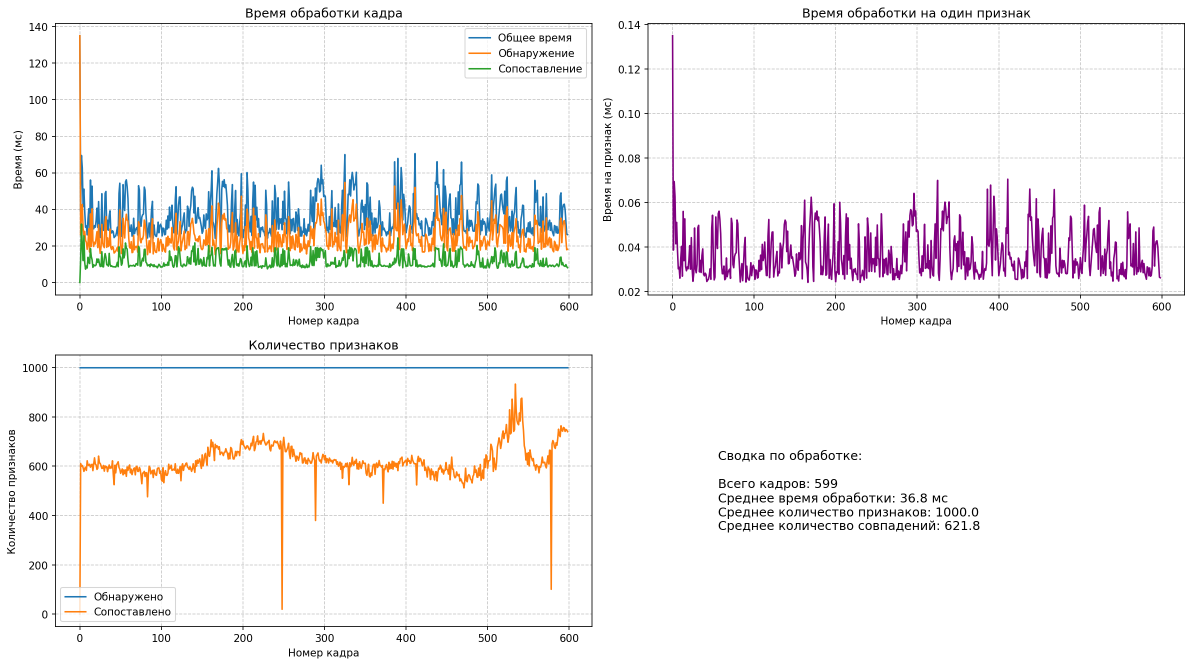
//> input picture analysis.png, 2384 x 1331 px, given in place of 20180305_1337_Cam_1_07_00 Part.mp4, which was not available (shown at 1/2 size)
$ ./main   (built with g++ and OpenCV 4)
//> lines starting //> are read from the running program, lines starting //| are printed output that depends on the picture; after the words box and inside, x2 and y2 are one past the last pixel; in counts of white or black regions, pixels touching at a corner belong together; pictures that were not available may be replaced by others from this repository, and a replacement may not be noted
#include "opencv2/core/core.hpp"
#include "opencv2/highgui/highgui.hpp"
#include "opencv2/imgproc/imgproc.hpp"
#include "opencv2/video/video.hpp"
#include "opencv2/videoio/videoio.hpp"
#include "opencv2/objdetect/detection_based_tracker.hpp"

#include <iostream>
#include <fstream>
#include <chrono>
#include <vector>
#include <map>
#include <algorithm>
#include <cmath>

using namespace std;
using namespace cv;
using namespace std::chrono;

string GLOBAL_RESULTS_PATH = "C:/Users/ilyah/Desktop/MGY/IS_RTK/result_4/";

#pragma region Function
double computeMedian(Mat channel) {
    double median = 0.0;
    vector<uchar> pixels;
    pixels.assign(channel.datastart, channel.dataend);
    sort(pixels.begin(), pixels.end());

    if (pixels.size() % 2 == 0) {
        median = (pixels[pixels.size() / 2 - 1] + pixels[pixels.size() / 2]) / 2.0;
    }
    else {
        median = pixels[pixels.size() / 2];
    }

    return median;
}
Mat adaptiveCanny(const Mat& gray, double sigma1 = 0.1, double sigma2 = 0.3) {
    // Вычисляем пороги для двух разных сигм
    double v = computeMedian(gray);

    int lower1 = static_cast<int>(max(0.0, (1.0 - sigma1) * v));
    int upper1 = static_cast<int>(min(255.0, (1.0 + sigma1) * v));

    int lower2 = static_cast<int>(max(0.0, (1.0 - sigma2) * v));
    int upper2 = static_cast<int>(min(255.0, (1.0 + sigma2) * v));

    Mat edges1, edges2;
    Canny(gray, edges1, lower1, upper1);
    Canny(gray, edges2, lower2, upper2);

    // Объединяем результаты
    Mat edges = edges1 | edges2;

    return edges;
}
#pragma endregion

#pragma region Tasks
void New_Task_4(bool isWrite = true, bool isView = false, bool isFirst = true, bool isContours = true) {
//> called with isWrite = true, isView = false, isFirst = false, isContours = true
    // Открываем видеофайл
    VideoCapture cap;
    string videoPath;
    if (isFirst) videoPath = "C:/Users/ilyah/Desktop/MGY/IS_RTK/Video/20191119_1241_Cam_1_16_00.mp4";
    else videoPath = "C:/Users/ilyah/Desktop/MGY/IS_RTK/Video/20180305_1337_Cam_1_07_00 Part.mp4";
    cap.open(videoPath);
    if (!cap.isOpened()) {
        cerr << "Ошибка: не удалось открыть видеофайл: " << videoPath << endl;
        return;
    }

    // Получаем параметры видео
    int width = static_cast<int>(cap.get(CAP_PROP_FRAME_WIDTH));
    int height = static_cast<int>(cap.get(CAP_PROP_FRAME_HEIGHT));
    double fps = cap.get(CAP_PROP_FPS);
    int totalFrames = static_cast<int>(cap.get(CAP_PROP_FRAME_COUNT));

    cout << "Видео: " << videoPath << endl;
    cout << "Размер: " << width << "x" << height << ", FPS: " << fps << endl;

    // Создаем объекты для записи видео
    VideoWriter writer_result;
    VideoWriter writer_result2;
    string baseName = "lab4" + string(isFirst ? "_1" : "_2") + string(isContours ? "_contours" : "_pixels");

    if (isWrite) {
        writer_result.open(GLOBAL_RESULTS_PATH + baseName + "_result.avi",
            VideoWriter::fourcc('M', 'J', 'P', 'G'),
            fps,
            Size(640, 480));
        if (!writer_result.isOpened()) {
            cerr << "Ошибка: не удалось создать видеофайл для векторного представления." << endl;
            return;
        }
        writer_result2.open(GLOBAL_RESULTS_PATH + baseName + "_result2.avi",
            VideoWriter::fourcc('M', 'J', 'P', 'G'),
            fps,
            Size(640, 480));
        if (!writer_result2.isOpened()) {
            cerr << "Ошибка: не удалось создать видеофайл для векторного представления." << endl;
            return;
        }
    }

    // Создаем окно для отображения
    const string winName = "Detect_object";
    const string winName2 = "Mask_object";
    if (isView) {
        namedWindow(winName, WINDOW_NORMAL);
        resizeWindow(winName, min(1200, width), min(1000, height));
        namedWindow(winName2, WINDOW_NORMAL);
        resizeWindow(winName2, min(1200, width), min(1000, height));
    }

    // Переменные для обработки
    int frameNum = 0;
    Mat frame, frameSmall, segmented, gray, edges, contoursOverlay;

    vector<double> processingTimes;

    // Создаем файл статистики
    ofstream statsFile(GLOBAL_RESULTS_PATH + baseName + "_stats.txt");
    if (!statsFile.is_open()) {
        cerr << "Ошибка: не удалось создать файл статистики" << endl;
        return;
    }

    // Записываем заголовок в файл статистики
    statsFile << "Frame ProcessingTime(ms)" << endl;

    cout << "Начало обработки кадров..." << endl;

    // Основной цикл обработки видео
    while (true) {
        cap >> frame;
//> frame is the input picture: 1331 rows x 2384 cols, CV_8UC3; mean B, G, R 242.3, 242, 244.6
        if (frame.empty()) {
            break;
        }
        cv::resize(frame, frameSmall, Size(640, 480), 0, 0, cv::INTER_LINEAR);
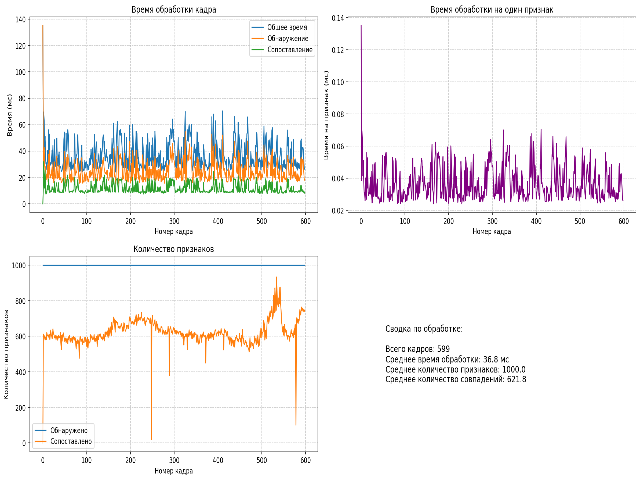
//> frameSmall: 480 rows x 640 cols, CV_8UC3; mean B, G, R 243, 242.6, 245.2
        auto start = chrono::high_resolution_clock::now();

        // 1. Применить MeanShift
        pyrMeanShiftFiltering(frameSmall, segmented, 8, 12, 1);

        // 3. Преобразовать в оттенки серого и применить Canny
        cvtColor(segmented, gray, COLOR_BGR2GRAY);
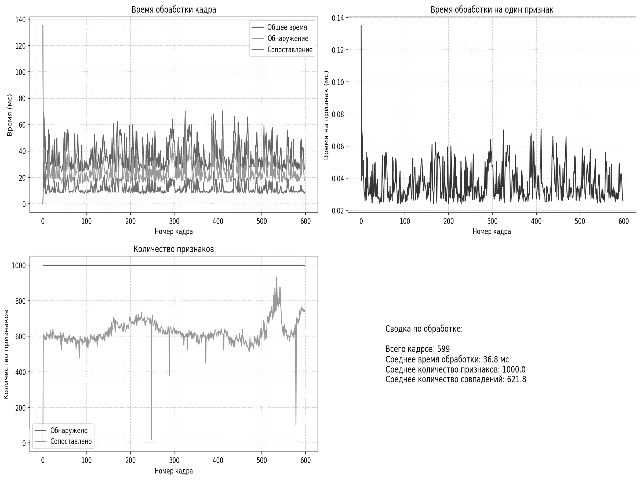
//> gray: 480 rows x 640 cols, CV_8UC1; min 0, max 255, mean 243.4
        edges = adaptiveCanny(gray);
//> in computeMedian, `pixels.assign(channel.datastart, channel.dataend);`: pixels = 307200 items
//> in computeMedian, `median = (pixels[pixels.size() / 2 - 1] + pixels[pixels.size() / 2]) /..`: median = 255
//> in adaptiveCanny, `int lower1 = static_cast<int>(max(0.0, (1.0 - sigma1) * v));`: lower1 = 229
//> in adaptiveCanny, `int upper1 = static_cast<int>(min(255.0, (1.0 + sigma1) * v));`: upper1 = 255
//> in adaptiveCanny, `int lower2 = static_cast<int>(max(0.0, (1.0 - sigma2) * v));`: lower2 = 178
//> in adaptiveCanny, `int upper2 = static_cast<int>(min(255.0, (1.0 + sigma2) * v));`: upper2 = 255
//> in adaptiveCanny, `Canny(gray, edges1, lower1, upper1);`:
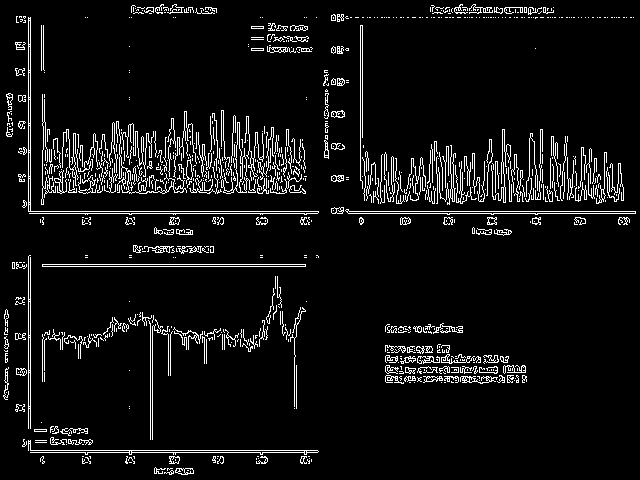
//> edges1: 480 rows x 640 cols, CV_8UC1; 6.7% white in thin lines or dots
//> in adaptiveCanny, `Canny(gray, edges2, lower2, upper2);`:
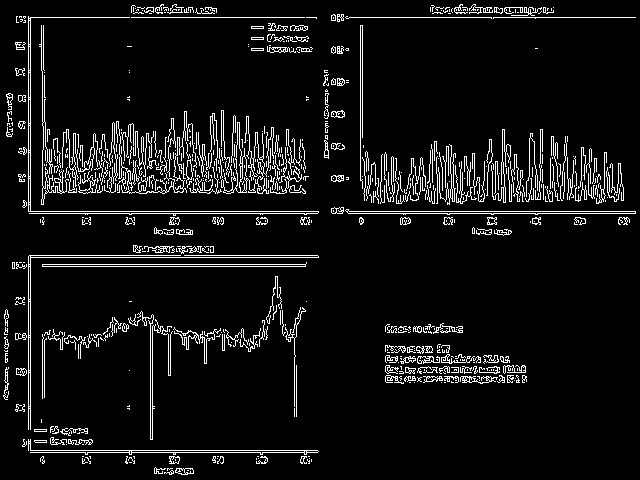
//> edges2: 480 rows x 640 cols, CV_8UC1; 7.2% white in thin lines or dots
        //Canny(gray, edges, 50, 150);

        // 4. Наложить контуры на сегментированное изображение
        contoursOverlay = segmented.clone(); // Копируем сегментированное изображение

        if (isContours) {
            // Вариант 1: Использовать findContours/drawContours
            vector<vector<Point>> contours;
            vector<Vec4i> hierarchy;
            findContours(edges, contours, hierarchy, RETR_EXTERNAL, CHAIN_APPROX_SIMPLE);
//> contours = 643 contours, 557 with area under 20; largest, box (x1, y1, x2, y2) and area: (345, 209, 636, 215) 592, (42, 262, 307, 267) 526, (28, 439, 319, 455) 406, (28, 16, 319, 216) 402, (221, 116, 274, 194) 395
            drawContours(contoursOverlay, contours, -1, Scalar(0, 255, 0), 1, LINE_8); // Зеленые контуры
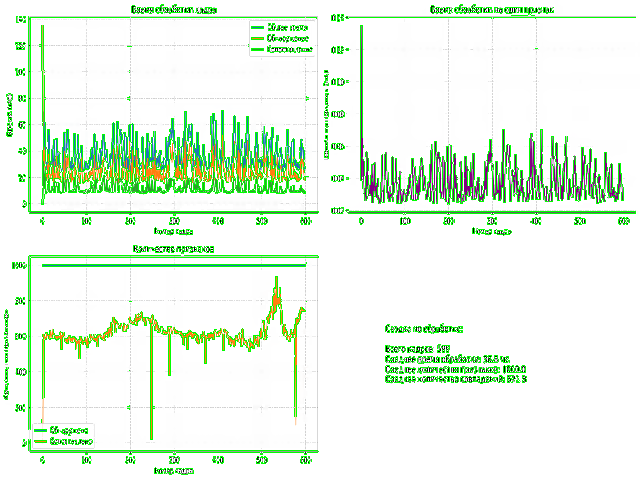
//> contoursOverlay: 480 rows x 640 cols, CV_8UC3; mean B, G, R 228.4, 246, 229.9
        }
        else {
            // Вариант 2: Попиксельная обработка

            for (int y = 0; y < edges.rows; ++y) {
                for (int x = 0; x < edges.cols; ++x) {
                    if (edges.at<uchar>(y, x) != 0) { // Если пиксель является частью контура
                        contoursOverlay.at<Vec3b>(y, x) = Vec3b(0, 0, 255);
                    }
                }
            }
        }

        auto end = chrono::high_resolution_clock::now();
        double duration = chrono::duration_cast<chrono::microseconds>(end - start).count() / 1000.0; // в мс
        processingTimes.push_back(duration);
        statsFile << frameNum << " " << duration << endl;

        // Записываем кадры в видеофайлы
        if (isWrite) {
            // 2. Записать сегментированное изображение
            writer_result.write(segmented);

            // 5. Записать изображение с наложенными контурами
            writer_result2.write(contoursOverlay);
        }

        // Отображаем результат
        if (isView) {
            imshow(winName, segmented);
            imshow(winName2, contoursOverlay);
        }


        frameNum++;
        // Выход по нажатию ESC
        if (isView && waitKey(1) == 27) {
            cout << "Обработка прервана пользователем." << endl;
            break;
        }

        // Выводим прогресс каждые 10 кадров
        if (frameNum % 10 == 0) {
            cout << "Обработано кадров: " << frameNum << endl;
        }
    }

    // Закрываем все ресурсы
    destroyAllWindows();
    cap.release();
    if (isWrite) {
        writer_result.release();
        writer_result2.release();
    }
    statsFile.close();
    cout << "Обработка завершена. Обработано кадров: " << frameNum << endl;
}
#pragma endregion

int main()
{
    setlocale(LC_ALL, "Russian");

    bool isView = false;      // Показывать окно с результатом
    bool isWrite = true;     // Сохранять результаты

    New_Task_4(isWrite, isView, false, true);
    New_Task_4(isWrite, isView, true, true);

    New_Task_4(isWrite, isView, false, false);
    New_Task_4(isWrite, isView, true, false);
    return 0;
}
